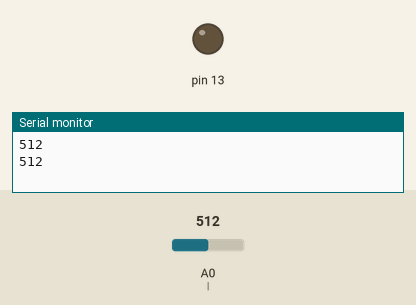
This sketch was run on a simulated Arduino Uno, built with avr-gcc and run on an emulated ATmega328P. Parts: output pins drawn as LEDs (lit = HIGH), the last lines printed to the serial monitor. Inputs (shaded band) come from the test bench; at power-on: A0 (l) = 512.

Above: at 1.8 s.
1.9 s: A0 (l) set to 11
3.4 s: A0 (l) set to 8
At 5.2 s:
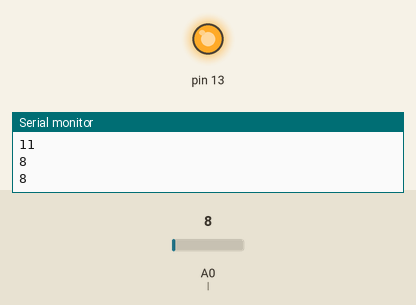
5.5 s: A0 (l) set to 122
At 6.8 s:
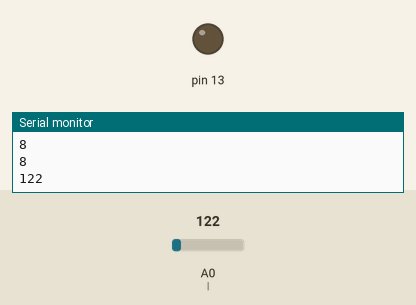
7.5 s: A0 (l) set to 0
At 8.3 s:
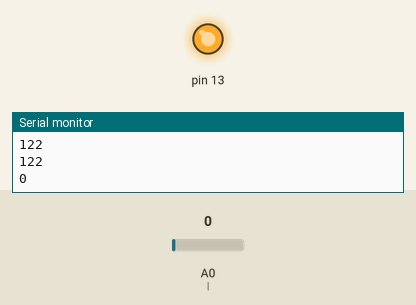
Timing chart, 0 to 10.5 s (numbered marks = the images above; inputs shaded):
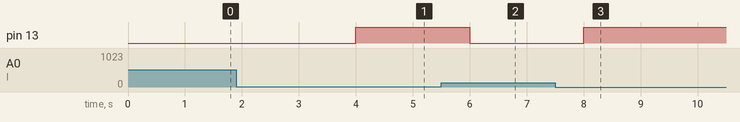

Measured:
- the behaviour switches between 10 and 9 on A0 (l) (found by bisection; images 0 and 1)
- after the input at 3.4 s, pin 13: LOW → HIGH after 0.60 s
- after the input at 5.5 s, pin 13: HIGH → LOW after 0.50 s
- after the input at 7.5 s, pin 13: LOW → HIGH after 0.50 s

The sketch:

LDR.ino
```cpp
int l = A0;
void setup (){
  Serial.begin(9600);
  pinMode(13,OUTPUT);
}
void loop(){
  int ldr = analogRead(l);

  Serial.println(ldr);
  if (ldr<10){
    digitalWrite(13,HIGH);

  }
  else{
    digitalWrite(13,LOW);
  }
  delay(1000);

}
```
